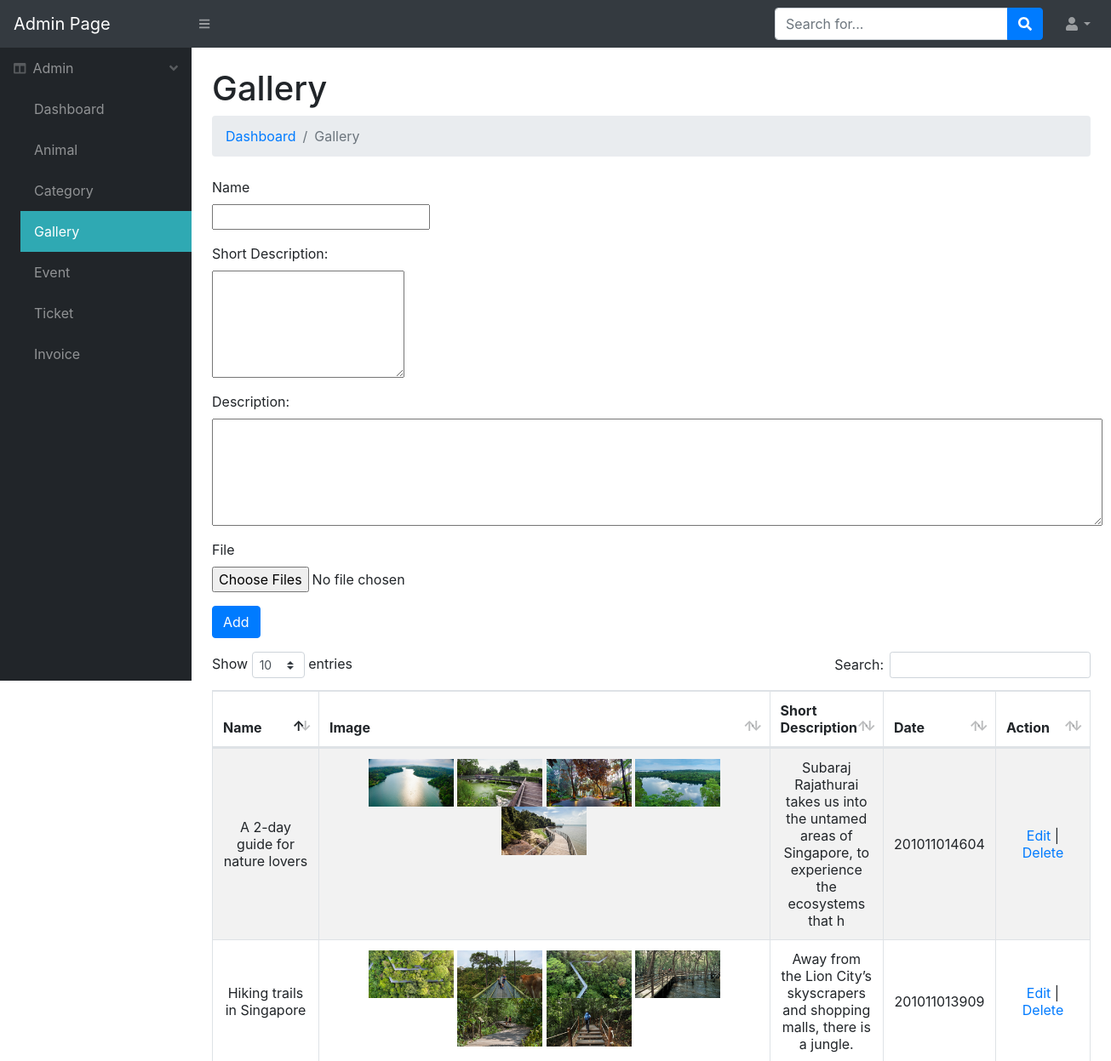
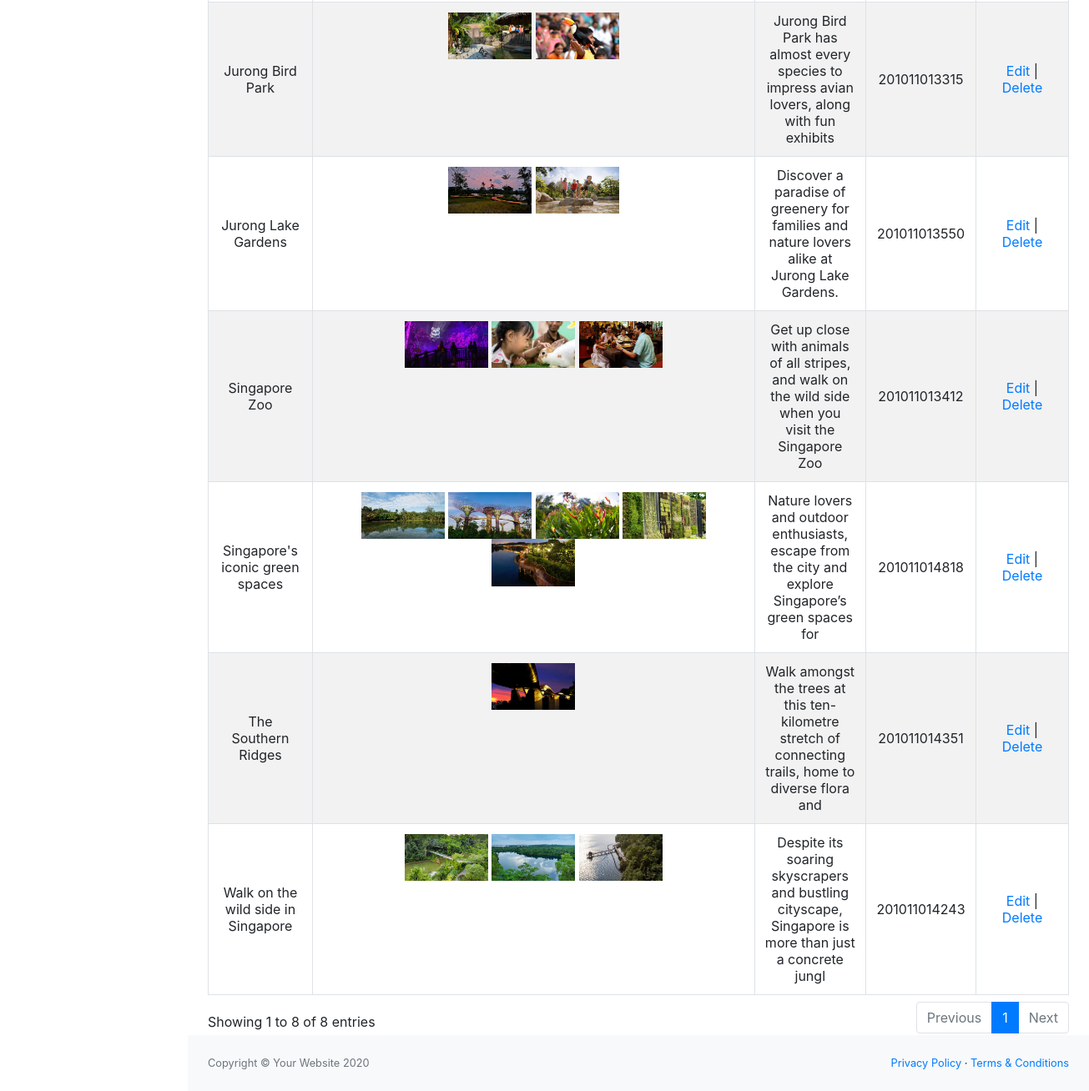
Screenshot of /admin/index.php?page=admin_gallery (signed in) with the database file from the repository (2 pictures, top to bottom).
### tables this page shows
CREATE TABLE `db_gallary` (
  `id` int(11) NOT NULL,
  `name` varchar(250) NOT NULL,
  `description` text NOT NULL,
  `fileAddress` mediumtext NOT NULL,
  `shortDescription` varchar(100) NOT NULL,
  `date` varchar(50) NOT NULL
);

### admin/admin_gallery.php (the view, shortened to what this page needs)
<?php
require_once 'connect.php';
$result = mysqli_query($con, 'select * from db_gallary');
?>
<h1 class="mt-4">Gallery</h1>
<ol class="breadcrumb mb-4">
    <li class="breadcrumb-item"><a href="index.php">Dashboard</a></li>
    <li class="breadcrumb-item active">Gallery</li>
</ol>
<form method="post" style="width:300px" enctype="multipart/form-data">
    <div class="form-group">
        <label for="name">Name</label>
        <input type="text" name="name">
    </div>
    <div class="form-group">
        <label for="shortDescription">Short Description:</label>
        <textarea name="shortDescription" cols="20" rows="5"></textarea>
    </div>
    <div class="form-group">
        <label for="description">Description:</label>
        <textarea name="description" cols="100" rows="5"></textarea>
    </div>
    <div class="form-group">
        <label for="file">File</label>
        <input type="file" name="photo[]" multiple="true">
    </div>
    <input type="submit" name="buttonAdd" value="Add" id="created" class="btn btn-primary">
</form>
<table id="example" class="table table-striped table-bordered" style="width:100%">
    <thead>
        <tr>
            <th>Name</th>
            <th>Image</th>
            <th>Short Description</th>
            <th>Date</th>
            <th>Action</th>
        </tr>
    </thead>
    <tbody>
        <?php while ($gallery = mysqli_fetch_array($result)) { ?>
            <tr align="center">
                <td style="width:100px;vertical-align: middle;"><?= $gallery['name'] ?></td>
                <td>
                    <?php
                    $photo = explode('-', $gallery['fileAddress']);
                    for ($i = 0; $i < count($photo); $i++) { ?>
                        <img src="../img/galleryUpload/<?= $photo[$i] ?>" width="100px">
                    <?php }
                    ?>
                </td>
                <td style="width:100px;vertical-align: middle;"><?= $gallery['shortDescription'] ?></td>
                <td style="width:100px;vertical-align: middle;"><?= $gallery['date'] ?></td>
                <td align="center" style="vertical-align: middle;">
                    <a href="index.php?page=admin_gallery_edit&id=<?= $gallery['id'] ?>">Edit</a> |
                    <a onclick="return confirm('Are you really want to delete it??')" href="index.php?page=admin_gallery&id=viewall&view=1&action=delete&deleteId=<?= $gallery['id'] ?>">Delete</a>
                </td>
            </tr>
        <?php } ?>
    </tbody>
</table>

### admin/css/styleTable.css (style rules this page uses)
table.dataTable { clear: both; margin-top: 6px !important; margin-bottom: 6px !important; max-width: none !important; border-collapse: separate !important; border-spacing: 0 }
table.dataTable td, table.dataTable th { -webkit-box-sizing: content-box; box-sizing: content-box }
table.dataTable thead>tr>th.sorting_asc, table.dataTable thead>tr>th.sorting_desc, table.dataTable thead>tr>th.sorting, table.dataTable thead>tr>td.sorting_asc, table.dataTable thead>tr>td.sorting_desc, table.dataTable thead>tr>td.sorting { padding-right: 30px }
table.dataTable thead .sorting, table.dataTable thead .sorting_asc, table.dataTable thead .sorting_desc, table.dataTable thead .sorting_asc_disabled, table.dataTable thead .sorting_desc_disabled { cursor: pointer; position: relative }
table.dataTable thead .sorting:before, table.dataTable thead .sorting:after, table.dataTable thead .sorting_asc:before, table.dataTable thead .sorting_asc:after, table.dataTable thead .sorting_desc:before, table.dataTable thead .sorting_desc:after, table.dataTable thead .sorting_asc_disabled:before, table.dataTable thead .sorting_asc_disabled:after, table.dataTable thead .sorting_desc_disabled:before, table.dataTable thead .sorting_desc_disabled:after { position: absolute; bottom: 0.9em; display: block; opacity: 0.3 }
table.dataTable thead .sorting:before, table.dataTable thead .sorting_asc:before, table.dataTable thead .sorting_desc:before, table.dataTable thead .sorting_asc_disabled:before, table.dataTable thead .sorting_desc_disabled:before { right: 1em; content: "\2191" }
table.dataTable thead .sorting:after, table.dataTable thead .sorting_asc:after, table.dataTable thead .sorting_desc:after, table.dataTable thead .sorting_asc_disabled:after, table.dataTable thead .sorting_desc_disabled:after { right: 0.5em; content: "\2193" }
table.dataTable thead .sorting_asc:before, table.dataTable thead .sorting_desc:after { opacity: 1 }
table.table-bordered.dataTable th, table.table-bordered.dataTable td { border-left-width: 0 }
table.table-bordered.dataTable th:last-child, table.table-bordered.dataTable th:last-child, table.table-bordered.dataTable td:last-child, table.table-bordered.dataTable td:last-child { border-right-width: 0 }
table.table-bordered.dataTable tbody th, table.table-bordered.dataTable tbody td { border-bottom-width: 0 }

### rows the page displays
db_gallary: name "Singapore Zoo", shortDescription "Get up close with animals of all stripes, and walk on the wild side when you visit the Singapore Zoo", date "201011013412"
db_gallary: name "Jurong Bird Park", shortDescription "Jurong Bird Park has almost every species to impress avian lovers, along with fun exhibits", date "201011013315"
db_gallary: name "Jurong Lake Gardens", shortDescription "Discover a paradise of greenery for families and nature lovers alike at Jurong Lake Gardens.", date "201011013550"
db_gallary: name "Hiking trails in Singapore", shortDescription "Away from the Lion City’s skyscrapers and shopping malls, there is a jungle.", date "201011013909"
db_gallary: name "Walk on the wild side in Singapore", shortDescription "Despite its soaring skyscrapers and bustling cityscape, Singapore is more than just a concrete jungl", date "201011014243"
db_gallary: name "The Southern Ridges", fileAddress (picture), shortDescription "Walk amongst the trees at this ten-kilometre stretch of connecting trails, home to diverse flora and", date "201011014351"
db_gallary: name "A 2-day guide for nature lovers", shortDescription "Subaraj Rajathurai takes us into the untamed areas of Singapore, to experience the ecosystems that h", date "201011014604"
db_gallary: name "Singapore's iconic green spaces", shortDescription "Nature lovers and outdoor enthusiasts, escape from the city and explore Singapore’s green spaces for", date "201011014818"
